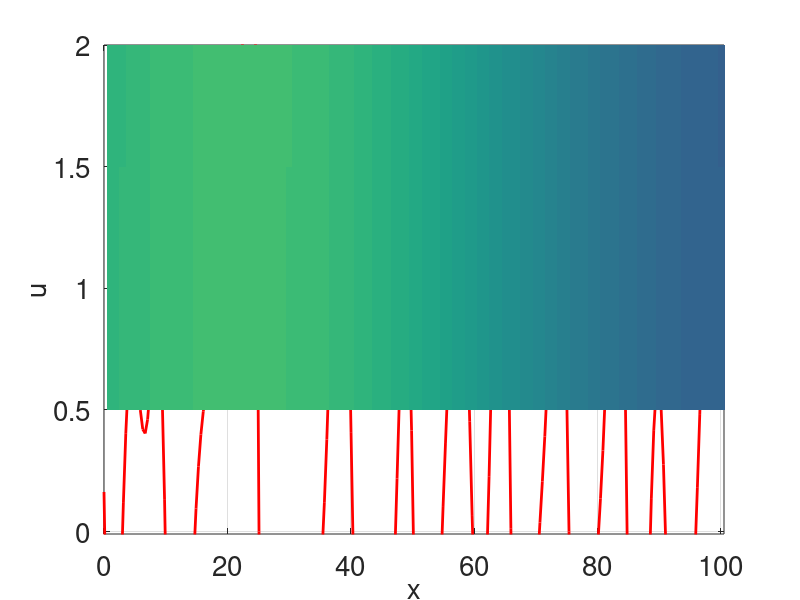

MATLAB code for this plot:
function KurSiv()
close all
fsz = 20; % fontsize
% solves u_t + u_{xxxx} + u_{xx} + (0.5u^2)_x = 0, i.e.,
% u_t = -u_{xxx} - u_{xx} - (0.5u^2)_x

N = 256;
L = 32*pi;
x = linspace(0,L,N+1);
x(N + 1) = [];
k = -N/2 : (N/2 - 1); % wave numbers
%
tmax = 200;
t = 0;
dt = 0.1; % time step
u = zeros(tmax/dt,N);
% initial data
u0 = cos(x/16).*(ones(1,N)+sin(x/16));

figure; clf; 
hpic = plot(x,u0,'LineWidth',2,'color','r'); % plot of the numerical solution
hold on;
grid
xlim([0,L]);
set(gca,'Fontsize',fsz);
xlabel('x','FontSize',fsz);
ylabel('u','FontSize',fsz);
drawnow

freq = k.*(2*pi/L); % frequencies
freq2 = (freq).^2;
freq4 = (freq).^4;
% in the Fourier space, uhat = e3.*vhat
e24 = exp((freq2-freq4)*dt);
u(1,:) = u0;
i=1;
while (t<tmax) 
    t=t+dt; i=i+1;
    vhat=fftshift(fft(u(i-1,:))); % v in the Fourier space
    % RK4 step in the Fourier space
    k1=rhs(0,vhat);
    k2=rhs(0.5*dt,vhat+0.5*dt*k1);
    k3=rhs(0.5*dt,vhat+0.5*dt*k2);
    k4=rhs(dt,vhat+dt*k3);
    vhat_new=vhat+dt*(k1+2*k2+2*k3+k4)/6;
    % return to the original space and the original variable u
    unew=ifft(ifftshift(e24.*vhat_new)); % return to u in the x-space
    set(hpic,'xdata',x,'ydata',real(unew));
    
    axis([0 L -0.01 2]);

    u(i,:)=unew;
    % drawnow
end
close all;
imagesc(real(u));
set(gca,'YDir','normal');
xlabel('x')

end
%%
function RHSvhat=rhs(dt,vhat)
% v should be a row vector
% RHSvhat = - e^{-tL}(1i*k*hat{(e^{tL}v)^2/2} 
N=size(vhat,2);
L = 32*pi;
k=-N/2 : (N/2 - 1);
freq = k.*(2*pi/L); % frequencies
freq2 = (freq).^2;
freq4 = (freq).^4;
e24 = exp((freq2-freq4)*dt);
em24=exp(-(freq2-freq4)*dt);
vhat1=vhat.*e24;          % e^{tL}v in the Fourier space 
v1=ifft(ifftshift(vhat1));      % exp(tL)v in the x-space
v2=0.5*v1.^2;          % [exp(tL)v]^2 in the x-space
RHSvhat=-em24.*(1i*freq).*fftshift(fft(v2)); % exp(-tL)[[(exp(tL)v)]_x] in the Fourier space
end
